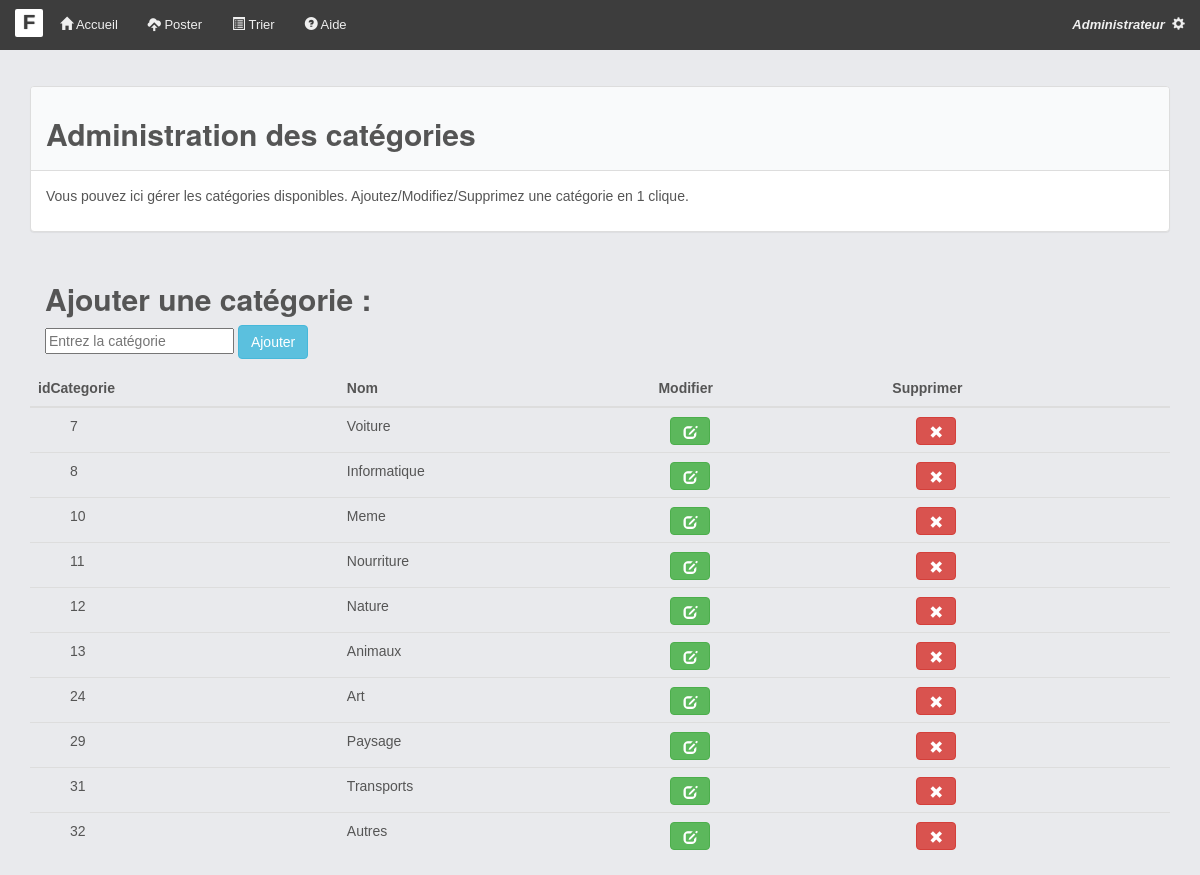
The page /CodeSource/index.php?uc=admin&action=ShowCategorieAdminPannel (signed in) on the database its author committed.
### tables this page shows
CREATE TABLE `categories` (
  `idCategorie` int(11) NOT NULL AUTO_INCREMENT,
  `nom` varchar(45) NOT NULL,
  PRIMARY KEY (`idCategorie`)
);

### CodeSource/models/db_connect.php (called while the page is built, shortened)
<?php
class MonPdo
{
    private static $serveur = 'mysql:host=localhost';
    private static $bdd = 'dbname=fotogal';
    private static $user = 'root';
    private static $mdp = '2404';
    private static $unPdo = null;
    private function __construct()
    {
        MonPdo::$unPdo = new PDO(MonPdo::$serveur . ";" . MonPdo::$bdd, MonPdo::$user, MonPdo::$mdp);
        MonPdo::$unPdo->query('SET names utf8');
        MonPdo::$unPdo->setAttribute(PDO::ATTR_ERRMODE, PDO::ERRMODE_EXCEPTION);
    }
    public static function getInstance()
    {
        if (self::$unPdo == null) {
            self::$monPdo = new MonPdo();
        }
        return self::$unPdo;
    }
}
?>

### CodeSource/models/Categorie.php (called while the page is built, shortened)
<?php
class Categorie
{
    private $idCategorie;
    private $nom;
    public function getIdCategorie()
    {
        return $this->idCategorie;
    }
    public function getNom()
    {
        return $this->nom;
    }
    public static function GetCategorieNameById($idCategorie)
    {
        $req = MonPdo::getInstance()->prepare("SELECT * FROM categories WHERE idCategorie = :idCategorie");
        $req->setFetchMode(PDO::FETCH_CLASS | PDO::FETCH_PROPS_LATE, 'Categorie');
        $req->bindParam(":idCategorie", $idCategorie);
        $req->execute();
        $result = $req->fetch();
        return $result->getNom();
    }
    public static function GetAllCategories()
    {
        $req = MonPdo::getInstance()->prepare("SELECT * FROM categories");
        $req->setFetchMode(PDO::FETCH_CLASS | PDO::FETCH_PROPS_LATE, 'Categorie');
        $req->execute();
        $result = $req->fetchAll();
        return $result;
    }
}

### CodeSource/vue/adminPannel.php (the view, shortened to what this page needs)
<div class="container" style="display: block; margin-top: 3vh; position:relative;">
    <div class="panel panel-default" style="width: 100%;">
        <div class="panel-heading">
            <h2>Administration des catégories</h2>
        </div>
        <div class="panel-body">
            <p>Vous pouvez ici gérer les catégories disponibles. Ajoutez/Modifiez/Supprimez une catégorie en 1 clique.</p>
        </div>
    </div>
    <div class="panel-heading">
        <form method="POST" action="index.php?uc=admin&action=AddCategorie">
            <h2>Ajouter une catégorie : </h2>
            <input type="text" name="nomCategorie" placeholder="Entrez la catégorie" required>
            <input type="submit" class="btn btn-info" value="Ajouter">
        </form>
    </div>
    <div class="row">
        <table class="table">
            <thead>
                <tr>
                    <th scope="col">idCategorie</th>
                    <th scope="col">Nom</th>
                    <th scope="col">Modifier</th>
                    <th scope="col">Supprimer</th>
                </tr>
            </thead>
            <tbody>
                <?php
                foreach (Categorie::GetAllCategories() as $categorie) {
                ?>
                    <tr>
                        <td style="padding-left: 40px;"><?= $categorie->getIdCategorie() ?></td>
                        <td value="<?= $categorie->getIdCategorie() ?>"><?= $categorie->getNom() ?></td>
                        <td style="padding-left: 20px;"><a class="btn btn-success glyphicon glyphicon-edit" href="index.php?uc=admin&action=ShowEditCategorie&idCategorie=<?= $categorie->getIdCategorie() . '&nameCategorie=' . $categorie->GetCategorieNameById($categorie->getIdCategorie()) ?>"> </a></td>
                        <td style="padding-left: 32px;"><a class="btn btn-danger glyphicon glyphicon-remove" href="index.php?uc=admin&action=deleteCategorie&idCategorie=<?= $categorie->getIdCategorie() ?>"> </a></td>
                    </tr>
                <?php } ?>
            </tbody>
        </table>
    </div>
</div>

### CodeSource/index.php (shortened to what this page needs)
<?php
require("models/db_connect.php");
require("models/Production.php");
require("models/Categorie.php");
$uc = filter_input(INPUT_GET, 'uc') == null ? "home" : filter_input(INPUT_GET, 'uc');
if ($uc != "getAllProductions") {
    include 'vue/header.php';
}
switch ($uc) {
    case 'admin':
        include 'controllers/admin_controller.php';
        break;
}
if ($uc != "getAllPosts") {
    include 'vue/footer.php';
}

### CodeSource/vue/header.php (shortened to what this page needs)
<!DOCTYPE html>
<html lang="fr">
<head>
  <link href="assets/css/bootstrap.css" rel="stylesheet">
  <link href="assets/css/FotoGal.css" rel="stylesheet">
  <link href="./assets/css/custom.css" rel="stylesheet">
</head>
<body>
  <div class="wrapper">
    <div class="box">
      <div class="row row-offcanvas row-offcanvas-left">
        <div class="column col-sm-12 col-xs-12" id="main">
          <div class="navbar navbar-blue navbar-static-top">
            <div class="navbar-header">
              <a href="index.php" class="navbar-brand logo">F </a>
            </div>
            <div>
              <nav class=" navbar-collapse" role="navigation">
                <ul class="nav navbar-nav">
                  <li>
                    <a href="index.php"><i class="glyphicon glyphicon-home"></i> Accueil</a>
                  </li>
                  <?php
                  if ($_SESSION['connectedUser']['isConnected'] == false) {
                  ?>
                    <li>
                      <a href="index.php?uc=login&action=ShowLoginForm"><i class="glyphicon glyphicon-plus"></i> Connecter-vous</a>
                    </li>
                  <?php
                  } else {
                  ?>
                    <li>
                      <a href="index.php?uc=production&action=show"><i class="glyphicon glyphicon-cloud-upload"></i> Poster</a>
                    </li>
                    <li>
                      <a href="index.php?uc=trier&action=ShowTriForm"><i class="glyphicon glyphicon-list-alt"></i> Trier</a>
                    </li>
                  <?php
                  }
                  ?>
                  <li>
                    <a href="index.php?uc=login&action=ShowPageFAQ"><i class="glyphicon glyphicon-question-sign"></i> Aide</a>
                  </li>
                </ul>
                <ul class="nav navbar-nav navbar-right">
                  <?php
                  if ($_SESSION["connectedUser"]["isConnected"] == true) {
                  ?>
                    <li class="dropdown">
                      <a href="#" class="dropdown-toggle" data-toggle="dropdown">
                        <?php
                        if ($_SESSION['connectedUser']['isAdmin'] == 2) {
                        ?>
                          <i><b>Administrateur&nbsp;</b></i>
                          <i class="glyphicon glyphicon-cog"></i>
                        <?php
                        } else {
                        ?>
                          <i class="glyphicon glyphicon-cog"></i>
                        <?php
                        }
                        ?>
                      </a>
                    </li>
                  <?php
                  }
                  ?>
                </ul>
              </nav>
            </div>
          </div>

### CodeSource/controllers/admin_controller.php (shortened to what this page needs)
<?php
$action = filter_input(INPUT_GET, 'action');
switch ($action) {
    case 'ShowCategorieAdminPannel':
        include 'vue/adminPannel.php';
        break;
}

### CodeSource/vue/footer.php (shortened to what this page needs)
</div>
</div>
</div>
</div>
</body>
</html>

### CodeSource/assets/css/FotoGal.css (style rules this page uses)
html, body { height: 100%; font-family: verdana, arial, sans-serif; color: #555555; }
.nav { font-family: Arial, sans-serif; font-size: 13px; }
a { color: #222222; }
.wrapper, .row { height: 100%; margin-left: 0; margin-right: 0; }
.wrapper:before, .wrapper:after, .column:before, .column:after { content: ""; display: table; }
.wrapper:after, .column:after { clear: both; }
.column { height: 100%; overflow: auto; *zoom: 1; }
.box { bottom: 0; left: 0; position: absolute; right: 0; top: 0; background-color: #444444; }
.navbar-blue { border-width: 0; background-color: #3d3d3d; color: #ffffff; font-family: arial, sans-serif; top: 0; position: fixed; width: inherit; }
.navbar-blue li>a, .navbar-toggle { color: #efefef; }
#main { background-color: #e9eaed; padding-left: 0; padding-right: 0; }
.logo { display: block; padding: 3px; background-color: #fff; color: #3d3d3d; height: 28px; width: 28px; margin: 9px; margin-right: 2px; margin-left: 15px; font-size: 20px; font-weight: 700; text-align: center; text-decoration: none; text-shadow: 0 0 1px; border-radius: 2px; }
h1, h2, h3 { font-weight: 800; }
.panel-default .panel-heading { background-color: #f9fafb; color: #555555; }

### CodeSource/assets/css/custom.css (style rules this page uses)
.container { padding-top: 60px; }

### rows shown on the page
categories: idCategorie "7", nom "Voiture"
categories: idCategorie "8", nom "Informatique"
categories: idCategorie "10", nom "Meme"
categories: idCategorie "11", nom "Nourriture"
categories: idCategorie "12", nom "Nature"
categories: idCategorie "13", nom "Animaux"
categories: idCategorie "24", nom "Art"
categories: idCategorie "29", nom "Paysage"
categories: idCategorie "31", nom "Transports"
categories: idCategorie "32", nom "Autres"
